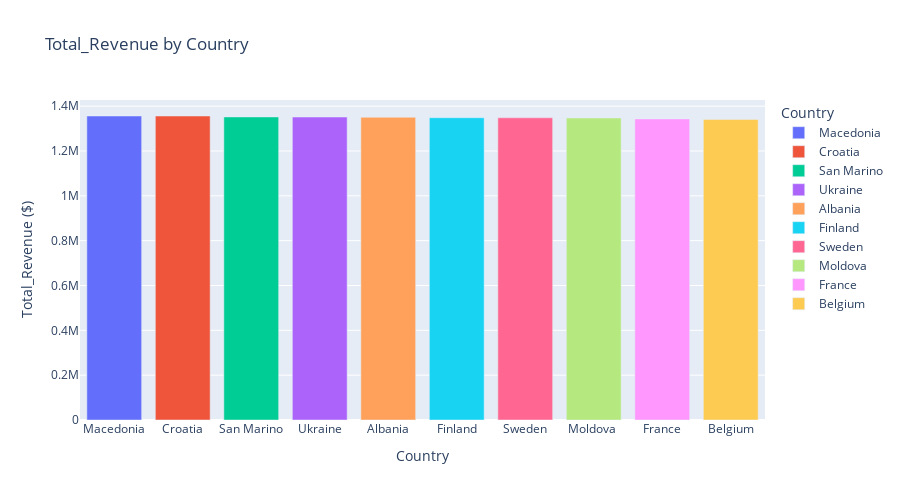

The code cell stored with this chart in its notebook:
### Markdown cell above
### Question3:The top10 country by total_revenue in Europe?

### Code cell
import plotly.express as px
sales_country = sales_filter.groupby(by="Country",as_index=False).mean()
sales_country = sales_country.sort_values(by="Total_Revenue",ascending=False)[:10]
fig = px.bar(sales_country,
       x="Country",
       y="Total_Revenue",
       color="Country",
       hover_data=["Country", "Total_Revenue"],
       labels={"Total_Revenue":"Total_Revenue ($)"},
       height=500,
       title="Total_Revenue by Country")

fig.show()

### Figure 1 — Plotly figure (JSON) as saved in the notebook; plotly's stock layout.template omitted (floating-point values rounded to 4 significant figures)
{"data": [{"alignmentgroup": "True", "hovertemplate": "Country=%{x}<br>Total_Revenue ($)=%{y}<extra></extra>", "legendgroup": "Macedonia", "marker": {"color": "#636efa"}, "name": "Macedonia", "offsetgroup": "Macedonia", "orientation": "v", "showlegend": true, "textposition": "auto", "type": "bar", "x": ["Macedonia"], "xaxis": "x", "y": [1356000.0], "yaxis": "y"}, {"alignmentgroup": "True", "hovertemplate": "Country=%{x}<br>Total_Revenue ($)=%{y}<extra></extra>", "legendgroup": "Croatia", "marker": {"color": "#EF553B"}, "name": "Croatia", "offsetgroup": "Croatia", "orientation": "v", "showlegend": true, "textposition": "auto", "type": "bar", "x": ["Croatia"], "xaxis": "x", "y": [1356000.0], "yaxis": "y"}, {"alignmentgroup": "True", "hovertemplate": "Country=%{x}<br>Total_Revenue ($)=%{y}<extra></extra>", "legendgroup": "San Marino", "marker": {"color": "#00cc96"}, "name": "San Marino", "offsetgroup": "San Marino", "orientation": "v", "showlegend": true, "textposition": "auto", "type": "bar", "x": ["San Marino"], "xaxis": "x", "y": [1352000.0], "yaxis": "y"}, {"alignmentgroup": "True", "hovertemplate": "Country=%{x}<br>Total_Revenue ($)=%{y}<extra></extra>", "legendgroup": "Ukraine", "marker": {"color": "#ab63fa"}, "name": "Ukraine", "offsetgroup": "Ukraine", "orientation": "v", "showlegend": true, "textposition": "auto", "type": "bar", "x": ["Ukraine"], "xaxis": "x", "y": [1351000.0], "yaxis": "y"}, {"alignmentgroup": "True", "hovertemplate": "Country=%{x}<br>Total_Revenue ($)=%{y}<extra></extra>", "legendgroup": "Albania", "marker": {"color": "#FFA15A"}, "name": "Albania", "offsetgroup": "Albania", "orientation": "v", "showlegend": true, "textposition": "auto", "type": "bar", "x": ["Albania"], "xaxis": "x", "y": [1350000.0], "yaxis": "y"}, {"alignmentgroup": "True", "hovertemplate": "Country=%{x}<br>Total_Revenue ($)=%{y}<extra></extra>", "legendgroup": "Finland", "marker": {"color": "#19d3f3"}, "name": "Finland", "offsetgroup": "Finland", "orientation": "v", "showlegend": true, "textposition": "auto", "type": "bar", "x": ["Finland"], "xaxis": "x", "y": [1348000.0], "yaxis": "y"}, {"alignmentgroup": "True", "hovertemplate": "Country=%{x}<br>Total_Revenue ($)=%{y}<extra></extra>", "legendgroup": "Sweden", "marker": {"color": "#FF6692"}, "name": "Sweden", "offsetgroup": "Sweden", "orientation": "v", "showlegend": true, "textposition": "auto", "type": "bar", "x": ["Sweden"], "xaxis": "x", "y": [1348000.0], "yaxis": "y"}, {"alignmentgroup": "True", "hovertemplate": "Country=%{x}<br>Total_Revenue ($)=%{y}<extra></extra>", "legendgroup": "Moldova ", "marker": {"color": "#B6E880"}, "name": "Moldova ", "offsetgroup": "Moldova ", "orientation": "v", "showlegend": true, "textposition": "auto", "type": "bar", "x": ["Moldova "], "xaxis": "x", "y": [1347000.0], "yaxis": "y"}, {"alignmentgroup": "True", "hovertemplate": "Country=%{x}<br>Total_Revenue ($)=%{y}<extra></extra>", "legendgroup": "France", "marker": {"color": "#FF97FF"}, "name": "France", "offsetgroup": "France", "orientation": "v", "showlegend": true, "textposition": "auto", "type": "bar", "x": ["France"], "xaxis": "x", "y": [1343000.0], "yaxis": "y"}, {"alignmentgroup": "True", "hovertemplate": "Country=%{x}<br>Total_Revenue ($)=%{y}<extra></extra>", "legendgroup": "Belgium", "marker": {"color": "#FECB52"}, "name": "Belgium", "offsetgroup": "Belgium", "orientation": "v", "showlegend": true, "textposition": "auto", "type": "bar", "x": ["Belgium"], "xaxis": "x", "y": [1341000.0], "yaxis": "y"}], "layout": {"barmode": "relative", "height": 500, "legend": {"title": {"text": "Country"}, "tracegroupgap": 0}, "title": {"text": "Total_Revenue by Country"}, "xaxis": {"anchor": "y", "categoryarray": ["Macedonia", "Croatia", "San Marino", "Ukraine", "Albania", "Finland", "Sweden", "Moldova ", "France", "Belgium"], "categoryorder": "array", "domain": [0, 1], "title": {"text": "Country"}}, "yaxis": {"anchor": "x", "domain": [0, 1], "title": {"text": "Total_Revenue ($)"}}}}
